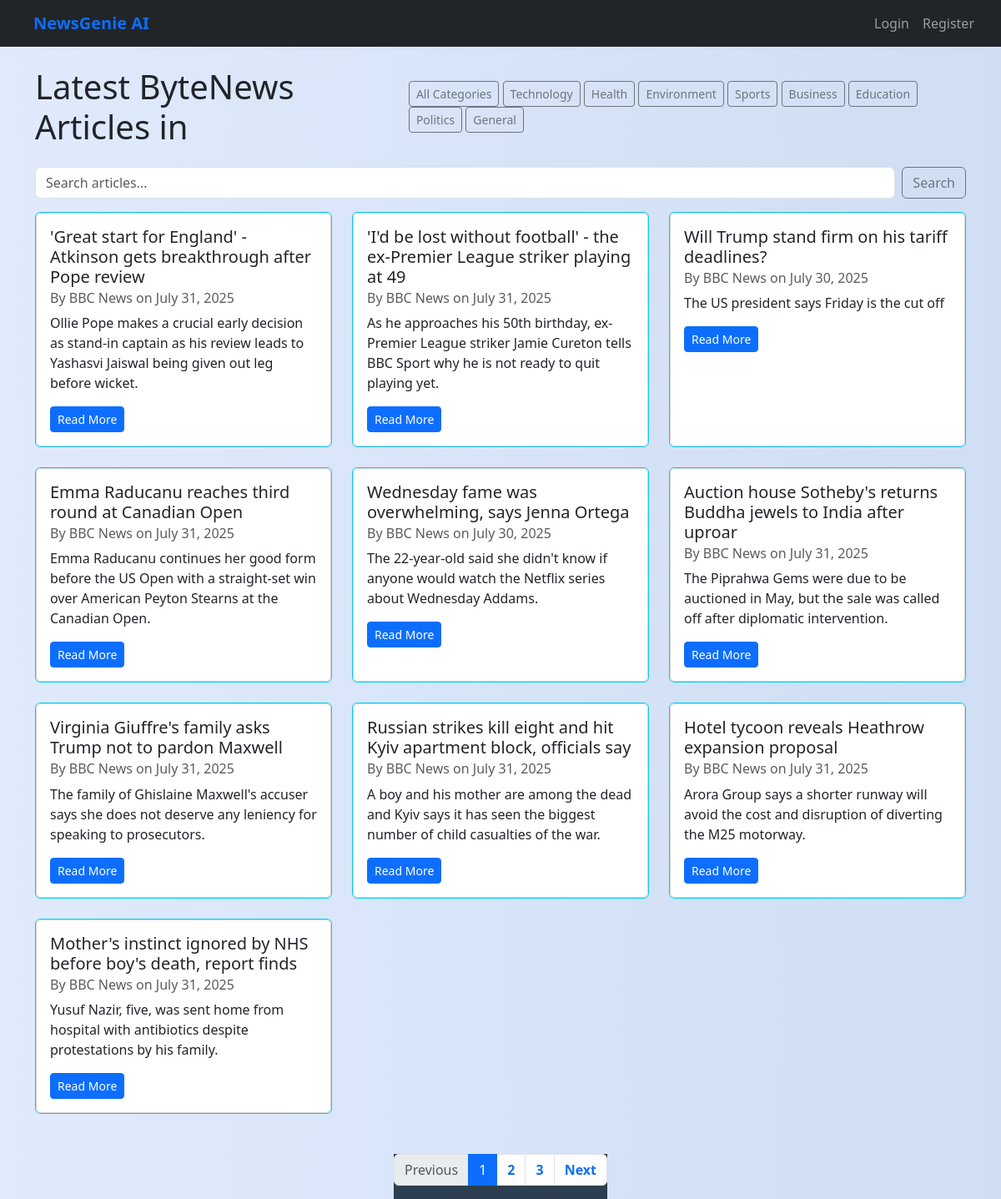
The app's page /articles/ with its own data.
### news/models.py (models this page shows, shortened)
class Category(models.Model):
    name = models.CharField(max_length=100)
    description = models.TextField(blank=True)

class Article(models.Model):
    title = models.CharField(max_length=200)
    content = models.TextField()
    summary = models.TextField(blank=True, null=True)
    source_url = models.URLField()
    categories = models.ManyToManyField(Category)
    published_date = models.DateTimeField(default=timezone.now)
    source = models.CharField(max_length=100, default='Unknown')
    link = models.URLField(null=True, blank=True)
    publication_date = models.DateTimeField(null=True, blank=True)
    author = models.CharField(max_length=255, default='Unknown')
    created_at = models.DateTimeField(auto_now_add=True)
    audio_file = models.FileField(upload_to='news_audio/', blank=True, null=True)
    class Meta:
        ordering = ['-published_date']

### news/views.py (the view, shortened to what this page needs)
# urls.py: path('', ArticleListView.as_view(), name='home'),
class ArticleListView(ListView):
    model = Article
    template_name = 'news/article_list.html'
    context_object_name = 'articles'
    ordering = ['-published_date']
    paginate_by = 10
    def get_queryset(self):
        queryset = super().get_queryset()
        category_name = self.request.GET.get('category')
        query = self.request.GET.get('q')
        if category_name:
            queryset = queryset.filter(categories__name__iexact=category_name)
        return queryset
    def get_context_data(self, **kwargs):
        context = super().get_context_data(**kwargs)
        context['categories'] = Category.objects.annotate(article_count=Count('article'))
        context['current_category'] = self.request.GET.get('category', '')
        context['query'] = self.request.GET.get('q', '')
        context['recommendations'] = []
        return context

### news/templates/news/article_list.html (shortened to what this page needs)
{% extends 'base.html' %}
{% block content %}
<div class="container mt-4">
    <div class="d-flex justify-content-between align-items-center mb-4">
        <h1 class="mb-0">Latest ByteNews Articles {% if current_category != 'All' %}in {{ current_category }}{% endif %}</h1>
        <div>
            <a href="{% url 'home' %}" class="btn btn-outline-secondary btn-sm {% if current_category == 'All' %}active{% endif %}">All Categories</a>
            {% for category in categories %}
                <a href="{% url 'home' %}?category={{ category.name }}" class="btn btn-outline-secondary btn-sm {% if current_category == category.name %}active{% endif %}">{{ category.name }}</a>
            {% endfor %}
        </div>
    </div>
    <form method="get" action="{% url 'home' %}" class="d-flex align-items-stretch mb-3">
        <input type="text" name="q" value="{{ search_query }}" placeholder="Search articles..." class="form-control me-2" />
        <button type="submit" class="btn btn-outline-secondary">Search</button>
    </form>
    <div class="row mt-3">
        {% for article in articles %}
        <div class="col-md-6 col-lg-4 mb-4">
          <div class="card border-info h-100">
            <div class="card h-100">
                <div class="card-body">
                    <h5 class="card-title">{{ article.title }}</h5>
                    <h6 class="card-subtitle mb-2 text-muted">
                        By {{ article.author }} on {{ article.publication_date|date:"F d, Y" }}
                    </h6>
                    <p class="card-text mt-2">{{ article.content|truncatechars:150 }}</p>
                    <a href="{% url 'article_detail' article.pk %}" class="btn btn-sm btn-primary">Read More</a>
                </div>
            </div>
          </div>
        </div>
        {% empty %}
            <p class="col-12">No articles found.</p>
        {% endfor %}
    </div>
</div>
  {% if is_paginated %}
    <div class="d-flex justify-content-center mt-4">
      <nav>
        <ul class="pagination">
          {% if page_obj.has_previous %}
            <li class="page-item">
              <a class="page-link" href="?{% if current_category %}category={{ current_category }}&{% endif %}{% if query %}q={{ query }}&{% endif %}page={{ page_obj.previous_page_number }}">Previous</a>
            </li>
          {% else %}
            <li class="page-item disabled"><span class="page-link">Previous</span></li>
          {% endif %}
          {% for num in paginator.page_range %}
            {% if page_obj.number == num %}
              <li class="page-item active"><span class="page-link">{{ num }}</span></li>
            {% elif num > page_obj.number|add:'-3' and num < page_obj.number|add:'3' %}
              <li class="page-item">
                <a class="page-link" href="?{% if current_category %}category={{ current_category }}&{% endif %}{% if query %}q={{ query }}&{% endif %}page={{ num }}">{{ num }}</a>
              </li>
            {% endif %}
          {% endfor %}
          {% if page_obj.has_next %}
            <li class="page-item">
              <a class="page-link" href="?{% if current_category %}category={{ current_category }}&{% endif %}{% if query %}q={{ query }}&{% endif %}page={{ page_obj.next_page_number }}">Next</a>
            </li>
          {% else %}
            <li class="page-item disabled"><span class="page-link">Next</span></li>
          {% endif %}
        </ul>
      </nav>
    </div>
  {% endif %}
{% endblock %}

### static/css/styles.css (style rules this page uses)
body { font-family: 'Segoe UI', Tahoma, Geneva, Verdana, sans-serif; background: linear-gradient(to right, #e0eafc, #cfdef3); margin: 0; padding: 0; }
nav { background-color: #2c3e50; padding: 0; display: flex; border-spacing: 0; }
nav a { color: #ecf0f1; text-decoration: none; font-weight: bold; padding: 0.5rem 1rem; transition: background 0.3s, color 0.3s; }
button { background-color: #2980b9; border: none; padding: 0; border-radius: 0px; font-size: 1rem; cursor: pointer; }

### records on screen
Category: name "Technology"
Category: name "Health"
Category: name "Environment"
Category: name "Sports"
Category: name "Business"
Category: name "Education"
Category: name "Politics"
Category: name "General"
Article: title "'Great start for England' - Atkinson gets breakthrough after Pope review", author "BBC News", publication_date "July 31, 2025", content "Ollie Pope makes a crucial early decision as stand-in captain as his review leads to Yashasvi Jaiswal being given out leg before wicket."
Article: title "'I'd be lost without football' - the ex-Premier League striker playing at 49", author "BBC News", publication_date "July 31, 2025", content "As he approaches his 50th birthday, ex-Premier League striker Jamie Cureton tells BBC Sport why he is not ready to quit playing yet."
Article: title "Will Trump stand firm on his tariff deadlines?", author "BBC News", publication_date "July 30, 2025", content "The US president says Friday is the cut off"
Article: title "Emma Raducanu reaches third round at Canadian Open", author "BBC News", publication_date "July 31, 2025", content "Emma Raducanu continues her good form before the US Open with a straight-set win over American Peyton Stearns at the Canadian Open."
Article: title "Wednesday fame was overwhelming, says Jenna Ortega", author "BBC News", publication_date "July 30, 2025", content "The 22-year-old said she didn't know if anyone would watch the Netflix series about Wednesday Addams."
Article: title "Auction house Sotheby's returns Buddha jewels to India after uproar", author "BBC News", publication_date "July 31, 2025", content "The Piprahwa Gems were due to be auctioned in May, but the sale was called off after diplomatic intervention."
Article: title "Virginia Giuffre's family asks Trump not to pardon Maxwell", author "BBC News", publication_date "July 31, 2025", content "The family of Ghislaine Maxwell's accuser says she does not deserve any leniency for speaking to prosecutors."
Article: title "Russian strikes kill eight and hit Kyiv apartment block, officials say", author "BBC News", publication_date "July 31, 2025", content "A boy and his mother are among the dead and Kyiv says it has seen the biggest number of child casualties of the war."
Article: title "Hotel tycoon reveals Heathrow expansion proposal", author "BBC News", publication_date "July 31, 2025", content "Arora Group says a shorter runway will avoid the cost and disruption of diverting the M25 motorway."
Article: title "Mother's instinct ignored by NHS before boy's death, report finds", author "BBC News", publication_date "July 31, 2025", content "Yusuf Nazir, five, was sent home from hospital with antibiotics despite protestations by his family."

### other values on screen
{{ num }} "1"
{{ num }} "2" "3"
